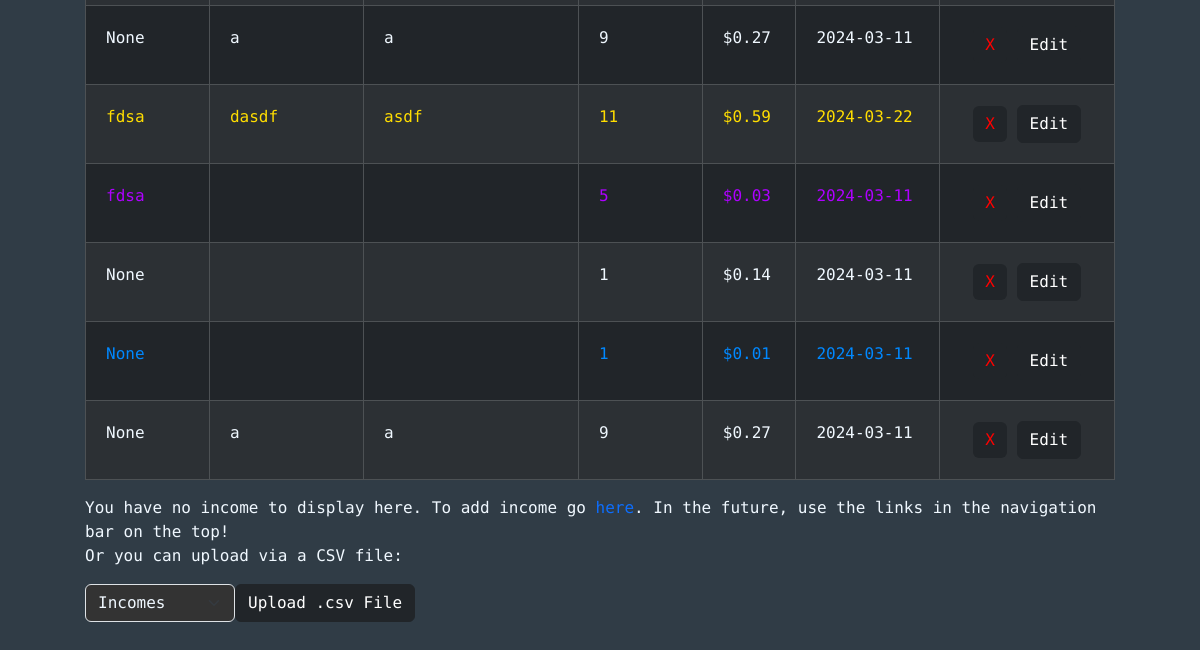
Page / (signed in, lower part) on the earlier database version.
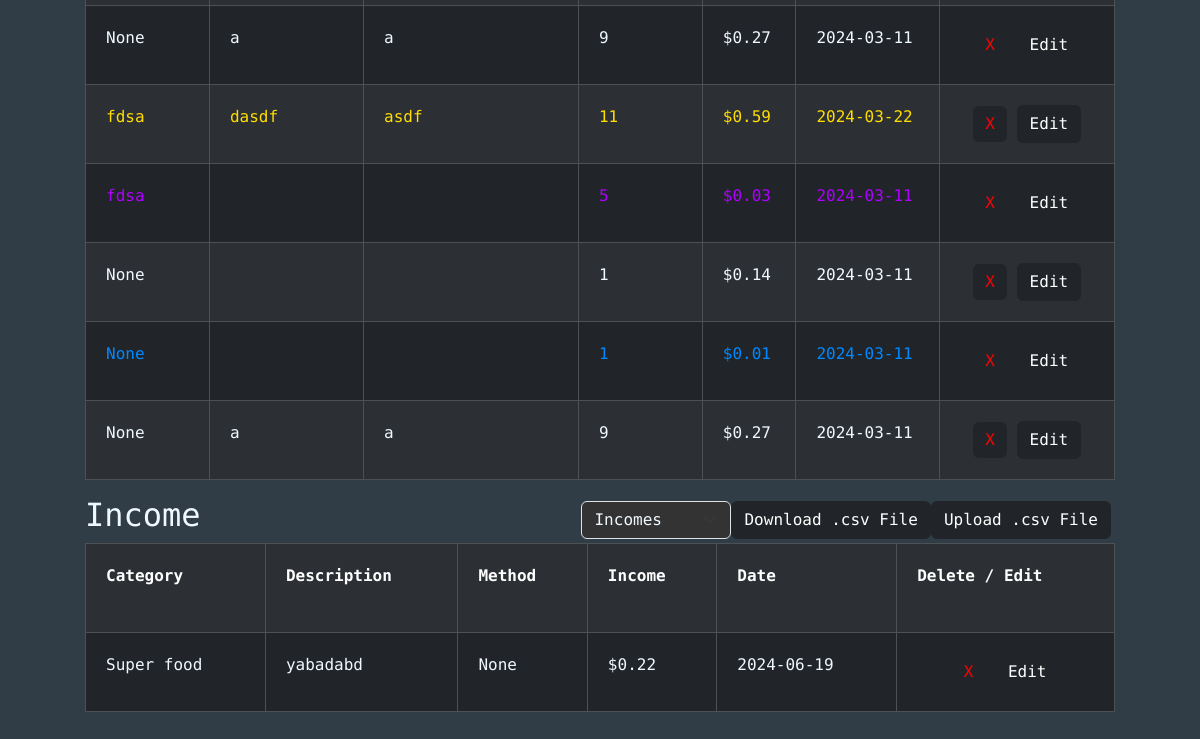
Same page on the later database version.
### tables this page shows
CREATE TABLE expenses (id INTEGER PRIMARY KEY, user_id INTEGER NOT NULL, category TEXT, description TEXT, purchaseLocation TEXT, quantity INTEGER NOT NULL, price NUMERIC NOT NULL, date TEXT NOT NULL, color TEXT, FOREIGN KEY (user_id) REFERENCES users(id));

CREATE TABLE incomes (id INTEGER PRIMARY KEY, user_id INTEGER NOT NULL, category TEXT, description TEXT, method TEXT, income NUMERIC NOT NULL, date TEXT NOT NULL, color TEXT, FOREIGN KEY (user_id) REFERENCES users(id));

### app.py (the view)
@app.route("/")
@login_required
def index():
    conn = get_db_connection()
    exps = conn.execute("SELECT * FROM expenses WHERE user_id = ? ORDER BY id DESC", (session["user_id"],)).fetchall()
    inc = conn.execute("SELECT * FROM incomes WHERE user_id = ? ORDER BY id DESC", (session["user_id"],)).fetchall()
    conn.close()
    return render_template("index.html", expenses=exps, incomes=inc)

### helpers.py (called while the page is built)
def login_required(f):
    @wraps(f)
    def decorated_function(*args, **kwargs):
        if session.get("user_id") is None:
            return redirect("/login")
        return f(*args, **kwargs)
    return decorated_function

def get_db_connection():
    conn = sqlite3.connect('database.db')
    conn.row_factory = sqlite3.Row
    return conn

### templates/index.html (shortened to what this page needs)
{% extends "layout.html" %} {% block title %}Main{% endblock %}
{% block body %}
<div class="cont center-horizontal" style="max-width: 1300px">
  {% if expenses -%}
  <div>
    <div class="table-responsive">
      <table class="table table-dark table-striped table-bordered table-hover">
        {% for expense in expenses %}
        <tr>
          <td style="color: {{expense['color']}}">{{ expense["category"] }}</td>
          <td style="color: {{expense['color']}}">
            {{ expense["description"] }}
          </td>
          <td style="color: {{expense['color']}}">
            {{ expense["purchaseLocation"] }}
          </td>
          <td style="color: {{expense['color']}}">{{ expense["quantity"] }}</td>
          <td style="color: {{expense['color']}}">
            {{ "$%.2f"| format(expense["price"]) }}
          </td>
          <td style="color: {{expense['color']}}">{{ expense["date"] }}</td>
          <td style="text-align: center">
            <form action="/delete" method="POST" style="display: inline-block">
              <button
                type="submit"
                class="delete-btn btn btn-dark"
                style="color: red; border: 0; text-align: center"
              >
                X
              </button>
            </form>
            <form action="/edit" method="POST" style="display: inline-block">
              <button type="submit" class="delete-btn btn btn-dark">
                Edit
              </button>
            </form>
          </td>
        </tr>
        {% endfor %}
      </table>
    </div>
  </div>
  {% endif %}
  {% if incomes -%}
  <div>
    <div
      style="display: flex; justify-content: space-between; align-items: center"
    >
      <h2>Income</h2>
      <div style="display: flex">
        <form
          enctype="multipart/form-data"
          method="POST"
          action="/uploadCsv"
          style="display: flex; flex-wrap: wrap"
        >
          <select name="type" class="form-select" style="width: 150px">
            <option value="incomes" selected>Incomes</option>
          </select>
          <button type="submit" formaction="/downloadCsv" class="btn btn-dark">
            Download .csv File
          </button>
          <button
            type="button"
            class="btn btn-dark"
            onclick="triggerFileInput()"
          >
            Upload .csv File
          </button>
          <a href="/uploadInfo">
          </a>
        </form>
      </div>
    </div>
    <div class="table-responsive">
      <table class="table table-dark table-striped table-bordered table-hover">
        <tr>
          <th scope="col">Category</th>
          <th scope="col">Description</th>
          <th scope="col">Method</th>
          <th scope="col">Income</th>
          <th scope="col">Date</th>
          <th scope="col">
            Delete / Edit
            <br />
          </th>
        </tr>
        {% for income in incomes %}
        <tr>
          <td style="color: {{income['color']}} ">{{ income["category"] }}</td>
          <td style="color: {{income['color']}} ">
            {{ income["description"] }}
          </td>
          <td style="color: {{income['color']}} ">{{ income["method"] }}</td>
          <td style="color: {{income['color']}} ">
            {{ "$%.2f"| format(income["income"]) }}
          </td>
          <td style="color: {{income['color']}}">{{ income["date"] }}</td>
          <td style="text-align: center">
            <form action="/delete" method="POST" style="display: inline-block">
              <button
                type="submit"
                class="delete-btn btn btn-dark"
                style="color: red; border: 0; text-align: center"
              >
                X
              </button>
            </form>
            <form action="/edit" method="POST" style="display: inline-block">
              <button type="submit" class="delete-btn btn btn-dark">
                Edit
              </button>
            </form>
          </td>
        </tr>
        {% endfor %}
      </table>
    </div>
  </div>
  {% else -%}
  <p>
    You have no income to display here. To add income go
    <a href="/add-income">here</a>. In the future, use the links in the
    navigation bar on the top!
    <br>
    Or you can upload via a CSV file:
    <form
          enctype="multipart/form-data"
          method="POST"
          action="/uploadCsv"
          style="display: flex; flex-wrap: wrap"
        >
          <select name="type" class="form-select" style="width: 150px">
            <option value="incomes" selected>Incomes</option>
          </select>
          <button
            type="button"
            class="btn btn-dark"
            onclick="triggerFileInput()"
          >
            Upload .csv File
          </button>
          <a href="/uploadInfo">
          </a>
        </form>
  </p>
  {% endif %}
</div>
{%endblock %}

### templates/layout.html (shortened to what this page needs)
{% include "base.html" %}
{% block body %}{% endblock %}

### templates/base.html (shortened to what this page needs)
<!DOCTYPE html>
<html lang="en">
  <head>
    <link rel="stylesheet" href="../static/styles/CSS.css" />
    <link
      href="https://cdn.jsdelivr.net/npm/bootstrap@5.3.2/dist/css/bootstrap.min.css"
      rel="stylesheet"
    />
    <link
      href="https://netdna.bootstrapcdn.com/font-awesome/3.2.1/css/font-awesome.css"
      rel="stylesheet"
    />
  </head>
  <body id="body">
  </body>
</html>

### static/styles/CSS.css (style rules this page uses)
.cont { display: flex; justify-content: center; padding: 15px; flex-direction: column; color: aliceblue; max-width: 100vw; }
.center-horizontal { margin: 0 auto; width: 90vw; max-width: 1200px; padding: 25px; }
#body { background-color: rgb(48, 60, 70); font-family: "Roboto Mono", monospace; color: aliceblue; }
.form-select { background-color: #333 !important; color: aliceblue !important; }
a { text-decoration: dotted !important; }

Differences in the rows shown:
added incomes: category "Super food", description "yabadabd", method "None", income "$0.22", date "2024-06-19"
Other differences:
form field type: (not shown) → "Incomes"
form field type: "Incomes" → (not shown)
text no longer shown: "You have no income to display here. To add income go here . In the future, use the links in the navigation bar on the top! Or you can upload via a CSV file:"
text now shown: "Income Download .csv File Category Description Method Income Date Delete / Edit"
